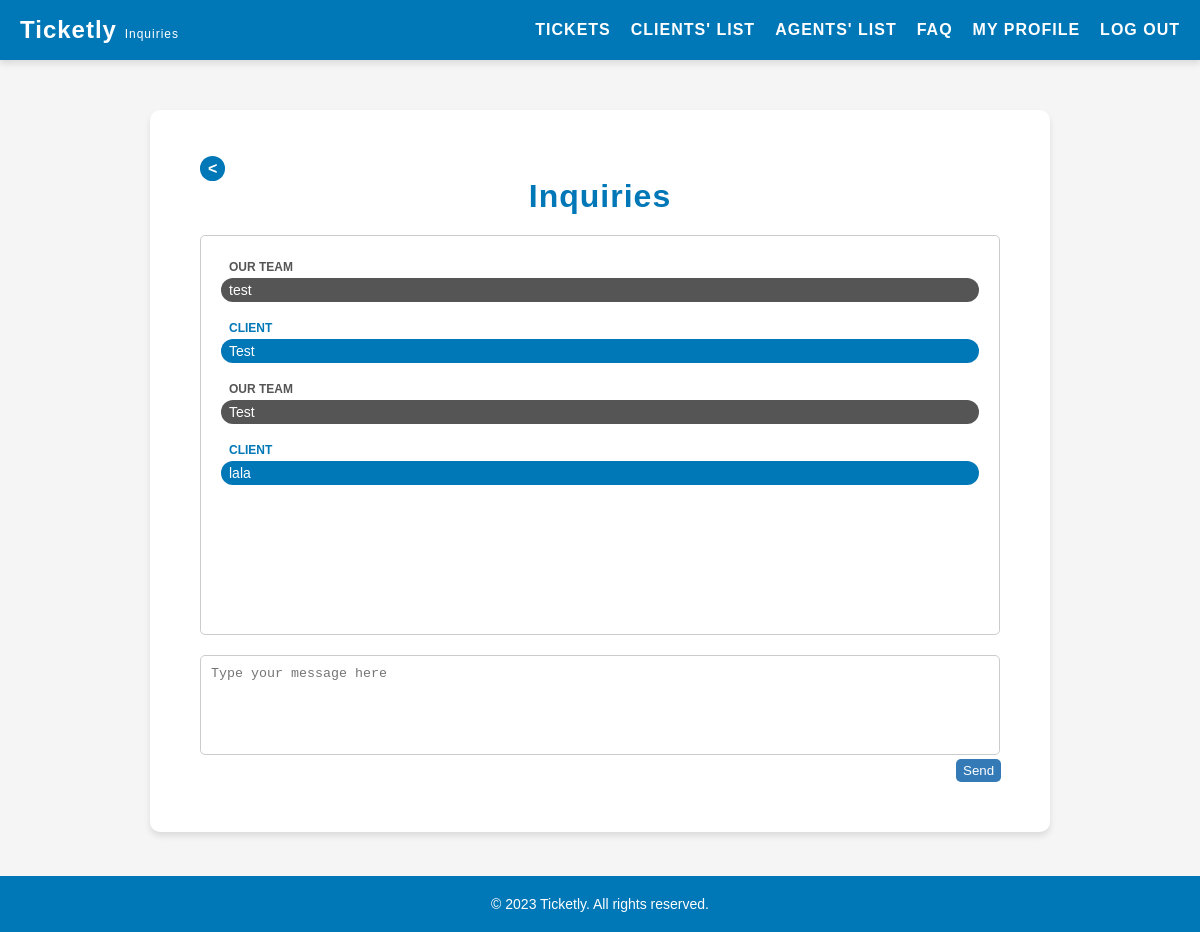
Before: /pages/inquiries.php (signed in) with the older database file.
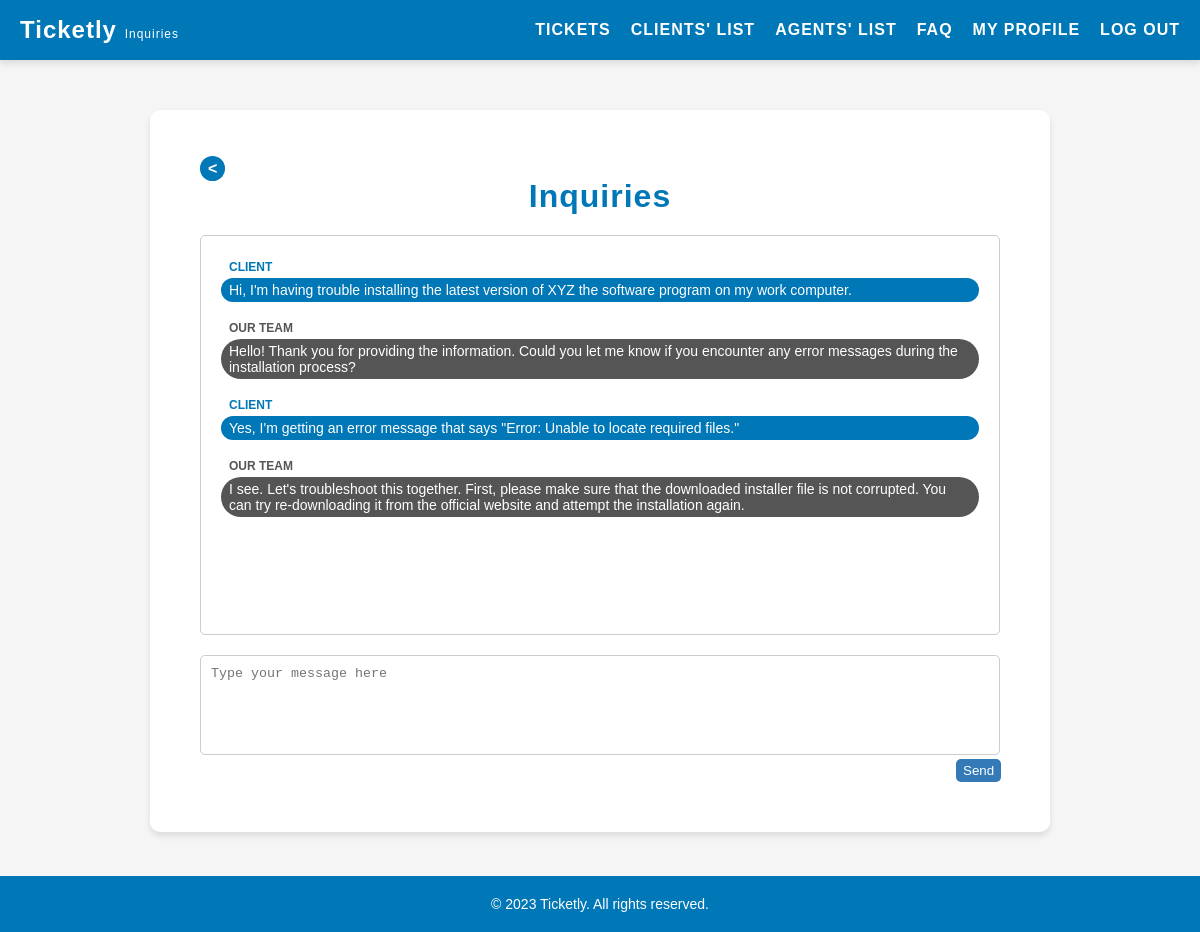
After: the same page with the newer database file.
### tables this page shows
CREATE TABLE inquiries (
    id INTEGER PRIMARY KEY AUTOINCREMENT,
    ticket_id INTEGER NOT NULL,
    user_role VARCHAR(10) NOT NULL CHECK (user_role IN ('client', 'agent', 'admin')),
    user_id INTEGER NOT NULL,
    message TEXT NOT NULL,
    created_at DATETIME NOT NULL,
    FOREIGN KEY(ticket_id) REFERENCES tickets(id),
    FOREIGN KEY(user_id) REFERENCES users(id)
);

### pages/inquiries.php (called while the page is built, shortened)
<?php
    $session = new Session();
    require_once(__DIR__ . '/../templates/inquiries.tpl.php');
    drawInquiries($session);
?>

### database/inquiries.class.php (called while the page is built, shortened)
<?php
    function getInquiries(PDO $db): array {
        $stmt = $db->prepare('SELECT * FROM inquiries');
        $stmt->execute();
        $inquiries = [];
        while ($row = $stmt->fetch(PDO::FETCH_ASSOC)) {
            $inquiries[] = $row;
        }
        return $inquiries;
    }
?>

### templates/inquiries.tpl.php (the view, shortened to what this page needs)
<?php function drawInquiries(Session $session) {
?>
<!DOCTYPE html>
<html lang="en">
<head>
    <link rel="stylesheet" href="../style/inquiries.css">
</head>
<body>
    <?php include '../templates/header.tpl.php';?>
    <main>
        <a href="../pages/tickets.php" class="back-button"><</a>
        <h2>Inquiries</h2>
        <section id="chat">
            <ul class="message-list">
                <?php
                    require_once '../database/connection.db.php';
                    require_once '../database/inquiries.class.php';
                    $db = getDatabaseConnection();
                    $inquiries = getInquiries($db);
                    foreach ($inquiries as $inquiry) {
                        $userRole = $inquiry['user_role'];
                        $message = $inquiry['message'];
                        $isUserMessage = ($userRole === 'client');
                ?>
                <li class="<?= $isUserMessage ? 'user-message' : 'agent-message' ?>">
                    <span class="message-sender"><?= $isUserMessage ? 'Client' : 'Our Team' ?></span>
                    <span class="message-content"><?= $message ?></span>
                </li>
                <?php } ?>
            </ul>
        </section>
        <section id="new-message">
            <form action="../actions/action_sendInquiry.php?id=<?= $_GET['id'] ?>" method="post">
                <textarea name="message" placeholder="Type your message here"></textarea>
                <button type="submit">Send</button>
            </form>
        </section>
    </main>
    <?php include '../templates/footer.tpl.php'; ?>
</body>
</html>
<?php } ?>

Changed rows visible on the page:
removed inquiries: user_role "OUR TEAM", message "test"
removed inquiries: user_role "CLIENT", message "Test"
removed inquiries: user_role "OUR TEAM", message "Test"
removed inquiries: user_role "CLIENT", message "lala"
added inquiries: user_role "CLIENT", message "Hi, I'm having trouble installing the latest version of XYZ the software program on my work computer."
added inquiries: user_role "OUR TEAM", message "Hello! Thank you for providing the information. Could you let me know if you encounter any error messages during the installation process?"
added inquiries: user_role "CLIENT", message "Yes, I'm getting an error message that says \"Error: Unable to locate required files.\""
added inquiries: user_role "OUR TEAM", message "I see. Let's troubleshoot this together. First, please make sure that the downloaded installer file is not corrupted. You can try re-downloading it from the official website and attempt the installation again."
